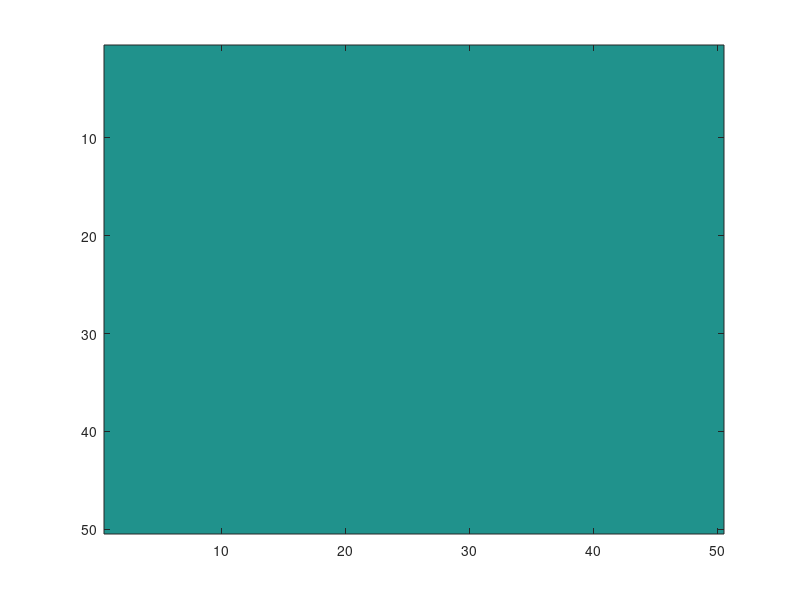

MATLAB code to generate this figure: (Note: this script raises an error after producing the figure.)
close all; 
set(groot,'defaultLineLineWidth',2.0)
mkdir('report/project2/figs');

N = 50;
S = zeros(N,1);
noise = 0.2;
V = rand(N,1);
V(V >= 0.5) = 1;V(V < 0.5) = -1;
% Create matrix with w_ij = (v_i*v_j/N)
W = V * V';
figure(11);
imagesc(20*log(abs(W)));
% Reset diagonal elements to zero (no self connections)
assert(energy(V, W) == energy2(V, W));

% Task 1
T = 100;
[M, H, S, E] = runSim(V, W, V, T);
fig1 = figure(1);
plot(1:T, M); %The network is stable
xlabel('Iterations');
ylabel('Similarity');
title(["Stability of network", "with perfect initialization"]);
saveas(fig1, "report/project2/figs/stable.eps", "epsc");
% Task 2
V_noise = patternWithNoise(V, noise);
M = runSim(V_noise,W,V,T);
fig2 = figure(2);
plot(1:T, M); %The network is stable, and "reconstructs" the original pattern
xlabel('Iterations');
ylabel('Similarity');
title(["Stability of network", "with noisy initialization"]);

saveas(fig2, "report/project2/figs/stable-with-noise.eps", "epsc");

%% Task 3
U = rand(N, 1);
U(U >= 0.5) = 1; U(U < 0.5) = -1;
U_noise = patternWithNoise(U, noise);
W = (V*V' + U*U') / 2;
[M, H, S, E] = runSim([V,V_noise, U, U_noise], repmat(W, 1, 1, 4), [V, V, U, U], T);
fig3 = figure(3);
plot(1:T, M);
xlabel('Iterations');
ylabel('Similarity');
title('Multiple patterns');
l = legend('V vs V', 'V_{noise} vs V', 'U vs U', 'U_{noise} vs U');
l.Location = 'southeast';
saveas(fig3, "report/project2/figs/multiple-patterns.eps", "epsc");
fig4 = figure(4);
plot(1:T, E);
xlabel('Iterations');
ylabel('Energy');
title('Network energy');
legend("V", "V_{noise}", "U", "U_{noise}");
saveas(fig4, "report/project2/figs/multiple-patterns-energy.eps", "epsc");
%% QR-codes
noise = 0.9;
fig5 = figure(5);
I = loadQRPatternFromPng('qr-code.png');
V = I(:);
[I, N] = loadQRPatternFromPng('qr-code-2.png');
U = I(:);
V_noise = patternWithNoise(V, noise);
U_noise = U;
U_noise(floor(end/2):end) = 1;
U_inv = -1*U;
U_inv2 = U_inv;
U_inv2(1:floor(end/3)) = -1* U_inv2(1:floor(end/3));
R = rand(size(V,1), 1);
W = V*V' + U*U';
W = W / 2; %M=4
T = 1000;
[M, H, S, E] = runSim([V, V_noise, U, U_noise, U_inv, U_inv2], repmat(W, 1, 1, 6), [V, V, U, U, U, U], T);
subplot(2,3,1);
displayImage(V);
title('Original QR#1');
axis image;
subplot(2,3,2);
displayImage(V_noise);
title(sprintf('With %.0f %% noise', noise * 100));
axis image;
subplot(2, 3, 3);
displayImage(S(:, 2));
title(["Reconstructed", "by Hopfield network"]);
axis image;
subplot(2,3,4);
displayImage(U);
title('Original QR#2');
axis image;
subplot(2,3,5);
displayImage(U_noise);
title('After loosing half');
axis image;
subplot(2, 3, 6);
displayImage(S(:, 4));
title(["Reconstructed", "by Hopfield network"]);
axis image;
% Create arrow
annotation('arrow',[0.63 0.68],...
    [0.75 0.75]);

% Create arrow
annotation('arrow',[0.35 0.4],...
    [0.75 0.75]);

% Create arrow
annotation('arrow',[0.35 0.4],...
    [0.275 0.275]);

% Create arrow
annotation('arrow',[0.63 0.68],...
    [0.275 0.275]);
saveas(fig5, 'report/project2/figs/qr-code.eps', "epsc");
fig6 = figure(6);
plot(1:T, M(:, 1:4));
l = legend('QR#1', 'QR#1 with noise', 'QR#2', 'QR#2 with loss');
l.Location = 'southeast';
xlabel('Iterations');
ylabel('Similarity');
title("Stability of network");
saveas(fig6, 'report/project2/figs/qr-code-sim.eps', "epsc");

fig7 = figure(7);
plot(1:T, E(:, 1:4));
xlabel("Iterations");
ylabel("Energy");
title("Energy function for Hopfield network");
legend('QR#1', 'QR#1 with noise', 'QR#2', 'QR#2 with loss');
saveas(fig7, 'report/project2/figs/qr-code-energy.eps', "epsc");

fig8 = figure(8);
subplot(2,3,1);
displayImage(U);
title('Original QR#2');
axis image;
subplot(2,3,2);
displayImage(U_inv);
title('After invertion');
axis image;
subplot(2, 3, 3);
displayImage(S(:, 5));
title(["Reconstructed", "by Hopfield network"]);
axis image;
subplot(2,3,4);
displayImage(U);
title('Original QR#2');
axis image;
subplot(2,3,5);
displayImage(U_inv2);
title({'After inverting', 'a 2/3 of the bits'});
axis image;
subplot(2, 3, 6);
displayImage(S(:, 6));
title(["Reconstructed", "by Hopfield network"]);
axis image;
% Create arrow
annotation('arrow',[0.63 0.68],...
    [0.75 0.75]);

% Create arrow
annotation('arrow',[0.35 0.4],...
    [0.75 0.75]);

% Create arrow
annotation('arrow',[0.35 0.4],...
    [0.275 0.275]);

% Create arrow
annotation('arrow',[0.63 0.68],...
    [0.275 0.275]);
saveas(fig8, "report/project2/figs/qr-inverted.eps", "epsc");

function [V_noise] = patternWithNoise(V, p)
    V_noise = V;
    N = size(V, 1);
    n_p = floor(p*N);
    V_noise(randsample(N, n_p)) = rand(n_p, 1);
    V_noise(V_noise >= 0.5) = 1; V_noise(V_noise < 0.5) = -1;
end

function [I, N] = loadQRPatternFromPng(filename)
    I = rgb2gray(imread(filename));
    I = I(any(I == 0, 2), :);
    I = I(:, any(I == 0, 1));
    I = double(I);
    I(I < 50) = -1; 
    I(I > 50) = 1;
    N = numel(I);
end

function displayImage(I)
    N = sqrt(numel(I));
    img = reshape(I, N, N);
    img(img == 1) = 255;
    img(img == -1) = 0;
    img = uint8(img);
    image(img);
    yticks([]);
    xticks([]);
    colormap(gray);
end

function [M, H, S, E] = runSim(S, W, V, T)
    P = size(V, 2);
    N = size(S, 1);
    M = zeros(T, P);
    H = zeros(N, P);
    E = zeros(T, P);
    
    for p = 1:P
        it = randperm(N);
        for t = 1:T
            W_t = W(:, :, p);
            W_t(1:N+1:end) = 0;
            E(t, p) = energy2(S(:, p), W_t);
            M(t, p) = S(:, p)' * V(:,p)  / N;
            H(:, p) = W_t * S(:, p);
            n = it(mod(t, N) + 1);
            S(n, p) = sign(H(n, p));
        end
    end
end

function E = energy(S, W)
    x = ones(numel(S), 1);
    E = (-1/2) * x'* (W.*(S*S'))*x;
end

function E = energy2(S, W)
    E = (-1/2)*S'*W*S;
    assert(E == energy(S, W));
end